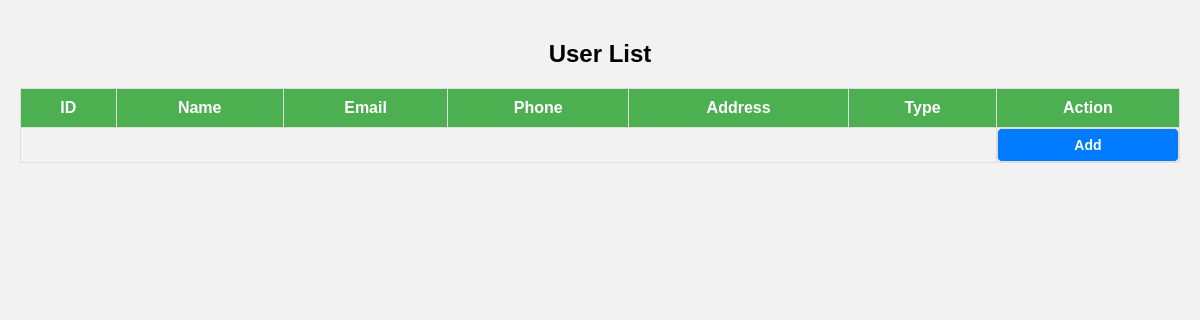
The app's page /GUI/accountManage.php, older data.
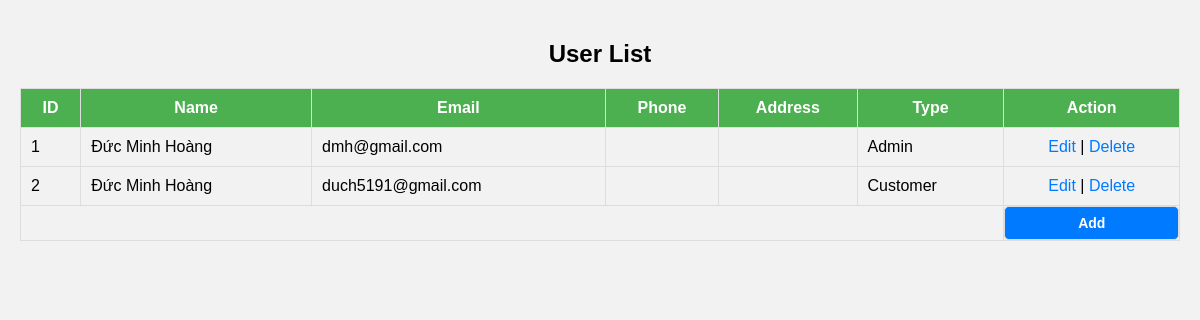
The same page, newer data.
### tables this page shows
CREATE TABLE `users` (
  `id` bigint(20) UNSIGNED NOT NULL,
  `name` varchar(255) NOT NULL,
  `phone` varchar(10) DEFAULT NULL,
  `email` varchar(50) NOT NULL,
  `password` varchar(264) DEFAULT NULL,
  `address` varchar(255) DEFAULT NULL,
  `type` bigint(20) NOT NULL DEFAULT 2,
  `remember_token` varchar(100) DEFAULT NULL,
  `created_at` timestamp NOT NULL DEFAULT current_timestamp(),
  `updated_at` timestamp NULL DEFAULT NULL ON UPDATE current_timestamp()
);

CREATE TABLE `user_types` (
  `id` bigint(20) NOT NULL,
  `name` varchar(255) NOT NULL,
  `created_at` timestamp NOT NULL DEFAULT current_timestamp(),
  `updated_at` timestamp NULL DEFAULT NULL ON UPDATE current_timestamp()
);

### DAL/connect_database.php (called while the page is built)
<?php
function getConnection() {
    $host = "localhost";
    $db_name = "quan_ly_san_bong";
    $username = "root";
    $password = "";
    try {
        $conn = new mysqli($host, $username, $password, $db_name);
        return $conn;
    } catch(PDOException $exception) {
        echo "Connection error: " . $exception->getMessage();
        return null;
    }
}

### BLL/UserService.php (called while the page is built, shortened)
<?php
require_once __DIR__ . '/../DAL/UserRepository.php';
class UserService {
    private $userRepository;
    public function __construct() {
        $this->userRepository = new UserRepository();
    }
    public function getAllUsers() {
    return $this->userRepository->findAllUsers();
}
    public function findNameType($id){
        return $this->userRepository->findNameTypebyId($id);
    }
}

### DAL/UserRepository.php (called while the page is built, shortened)
<?php
require_once __DIR__ . '/connect_database.php';
class UserRepository {
    private $conn;
    public function __construct() {
        $this->conn = getConnection();
    }
    public function findAllUsers() {
    $sql = "SELECT * FROM users";
    $result = $this->conn->query($sql);
    $users = [];
    if ($result->num_rows > 0) {
        while ($row = $result->fetch_assoc()) {
            $users[] = $row;
        }
    }
    return $users;
}
public function findNameTypebyId($id){
    $sql = "SELECT name FROM user_types WHERE id = $id" ;
    $typeName = $this->conn->query($sql);
    if($typeName->num_rows>0){
        $result = $typeName->fetch_assoc();
        return $result['name'];
    }
    return null;
}
}

### GUI/accountManage.php (the view, shortened to what this page needs)
<?php
require_once __DIR__ . '/../BLL/UserService.php';
$userService = new UserService();
$users = $userService->getAllUsers();
?>
<!DOCTYPE html>
<html lang="en">
<head>
    <link rel="stylesheet" href="css/accountManage.css?v= <?php echo time() ?>">
</head>
<body>
    <h2>User List</h2>
    <table border="1">
        <tr>
            <th>ID</th>
            <th>Name</th>
            <th>Email</th>
            <th>Phone</th>
            <th>Address</th>
            <th>Type</th>
            <th>Action</th>
        </tr>
        <?php foreach ($users as $user): ?>
        <tr>
            <td><?php echo $user['id']; ?></td>
            <td><?php echo $user['name']; ?></td>
            <td><?php echo $user['email']; ?></td>
            <td><?php echo $user['phone']; ?></td>
            <td><?php echo $user['address']; ?></td>
            <td><?php echo $userService->findNameType( $user['type'])?></td>
            <td class="usecase">
                <a href="editAdmin.php?action=edit&id=<?php echo $user['id']; ?>">Edit</a> |
                <a href="accountManage.php?action=delete&id=<?php echo $user['id']; ?>"
                    onclick="return confirm('Are you sure?')">Delete</a>
            </td>
        </tr>
        <?php endforeach; ?>
        <tr>
            <td colspan="6"></td>
            <td class="addUser">
                <a href="addUser.php">Add</a>
            </td>
        </tr>
    </table>
</body>
</html>

Row changes from the older to the newer data that the page shows:
added users: id "1", name "Đức Minh Hoàng", email "dmh@gmail.com", type.name "Admin"
added users: id "2", name "Đức Minh Hoàng", email "duch5191@gmail.com", type.name "Customer"
